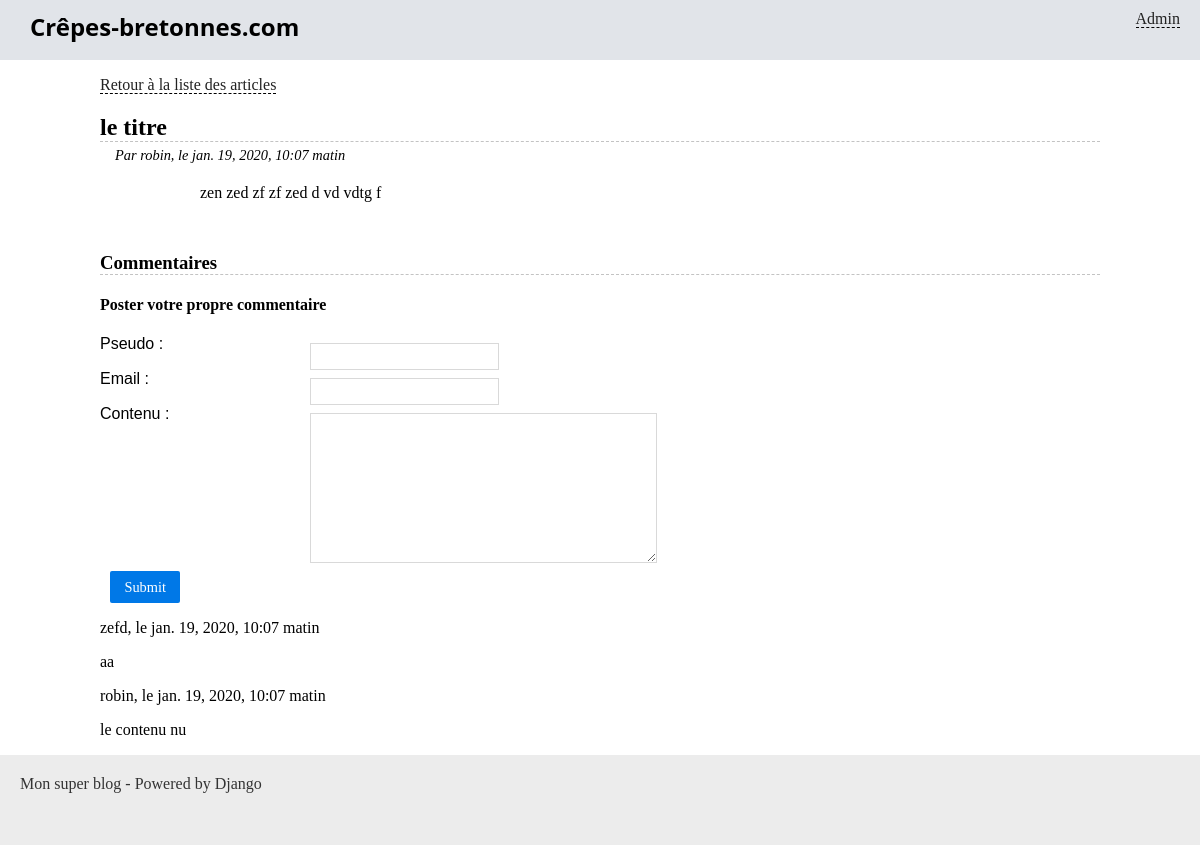
The page /blog/le-titre on the database as committed earlier.
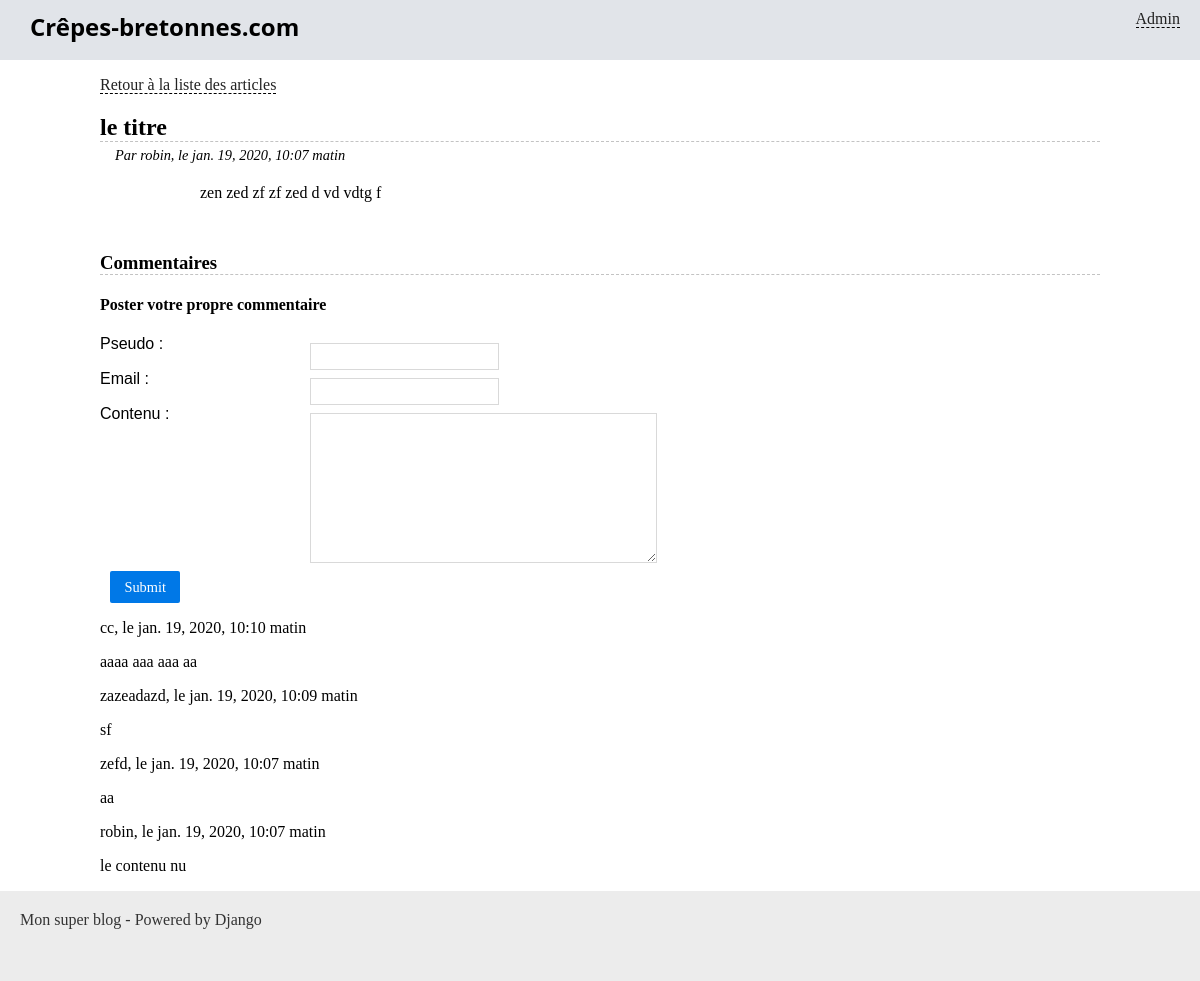
The same page on the database as committed later.
### blog/models.py (models this page shows, shortened)
class Article(models.Model):
    titre = models.CharField(max_length=100)
    slug = models.SlugField()
    auteur = models.CharField(max_length=42)
    contenu = models.TextField(null=True)
    date = models.DateTimeField(verbose_name="Date de parution",
                                auto_now_add=True, auto_now=False)
    is_visible = models.BooleanField(verbose_name="Article publié ?",
                                     default=False)
    categorie = models.ForeignKey('Categorie', on_delete=models.CASCADE)

class Comment(models.Model):
    pseudo      = models.CharField(max_length=50)
    mail        = models.EmailField(max_length=254)
    content     = models.TextField(null=True)
    date        = models.DateTimeField(verbose_name="Date de publication", auto_now_add=True, auto_now=False)
    is_visible  = models.BooleanField(verbose_name="Le commentaire est visible ?", default=False)
    article     = models.ForeignKey('Article', on_delete=models.CASCADE)
    class Meta:
        verbose_name = "Commentaire"
        ordering = ['date']

### blog/views.py (the view, shortened to what this page needs)
# urls.py: path('<slug>', views.lire_article, name='blog_lire'),
def lire_article(request, slug):
    article    = get_object_or_404(Article, slug=slug)
    comments    = Comment.objects.filter(is_visible=True, article=article).order_by('-date')[:4]
    form        = CommentForm(request.POST or None)
    return render(request, 'blog/lire_article.html', locals())

### blog/forms.py
class CommentForm(forms.Form):
   pseudo = 		forms.CharField(max_length=50, label="Pseudo")
   mail = 			forms.EmailField(max_length=254, label="Email")
   content = 		forms.CharField(widget=forms.Textarea, label="Contenu")

### blog/templates/blog/lire_article.html (shortened to what this page needs)
{% extends "blog/base.html" %}
{% block content %}
	<p>
		<a href="{% url 'accueil' %}">Retour à la liste des articles</a>
	</p>
	<h2 class="titre-article">{{ article.titre }}</h2>
	<p class="infos-article">Par {{ article.auteur }}, le {{ article.date }}</p>
	<div class="contenu-article">
		{{ article.contenu|safe }}
	</div>
	<h3 class="titre-comments">Commentaires</h3>
	<h4>Poster votre propre commentaire</h4>
	<form method="post" action="{% url 'blog_lire' article.slug %}" class="pure-form">
    	{{ form.as_p }}
    	<inoput type="hidden" name="article" id="id_article" value="{{ article.id }}">
		<p style="text-align:center">
			<input class="pure-button pure-button-primary" type="submit" />
		</p>
	</form>
	<div class="commentaire">
		{% for comment in comments %}
			<p>{{ comment.pseudo }}, le {{ comment.date }}</p>
			<p>{{ comment.content }}</p>
		{% endfor %}
	</div>
{% endblock %}

### blog/templates/blog/base.html (shortened to what this page needs)
{% load static %}
<!doctype html>
<html lang="fr">
<head>
    <link rel="stylesheet" href="{% static 'blog/styles.css' %}" />
</head>
<body>
    <header>
    	<aside>
        	<a href="{% url 'admin:index' %}">Admin</a>
        </aside>
        <h1>Crêpes-bretonnes.com</h1>
    </header>
    <div class="container">
    	{% block content %}{% endblock %}
    </div>
    <footer>
        Mon super blog - Powered by Django
    </footer>
</body>
</html>

### blog/static/blog/styles.css (style rules this page uses)
* { box-sizing: border-box; }
body { margin: 0; padding: 0; }
a { color: #222; border-bottom: 1px dashed #000; text-decoration: none; }
.container { margin: 0 auto; width: 1000px; }
header { background-color: #e1e4e9; height: 60px; padding-top: 10px; padding-bottom: 13px; }
header aside { float: right; margin-right: 20px; }
header h1 { margin: 0 30px; font-size: 1.5em; font-family: 'Open Sans'; }
footer { background-color: #ECECEC; color: #333; height: 90px; padding: 20px; }
form label { display: block; float: left; font-weight: lighter; width: 200px; text-align: justify; font-family: Arvo, Arial; }
form input, form select, form textarea { border: 1px solid #d9d9d9; color: #343434; float: left; margin: 8px 10px 0px 10px; padding: 5px; }
form textarea { height: 150px; }
form p { clear: both; }
.titre-article, .titre-comments { border-bottom: 1px dashed #c3c3c3; margin-bottom: 0; }
.infos-article { margin: 5px 0 0 15px; font-style: italic; font-size: 0.9em; }
.titre-comments { margin-top: 50px; }
.contenu-article { margin: 20px auto; width: 80%; }
input[type="submit"] { background-color: #0078E7; color: #FFF; font-family: Verdana; font-size: 0.9em; padding: 0.5em 1em; border: 0px none transparent; text-decoration: none; border-radius: 2px; display: inline-block; }

Rows that differ between the two databases and show on the page:
added Comment: pseudo "cc", date "jan. 19, 2020, 10:10 matin", content "aaaa aaa aaa aa"
added Comment: pseudo "zazeadazd", date "jan. 19, 2020, 10:09 matin", content "sf"
